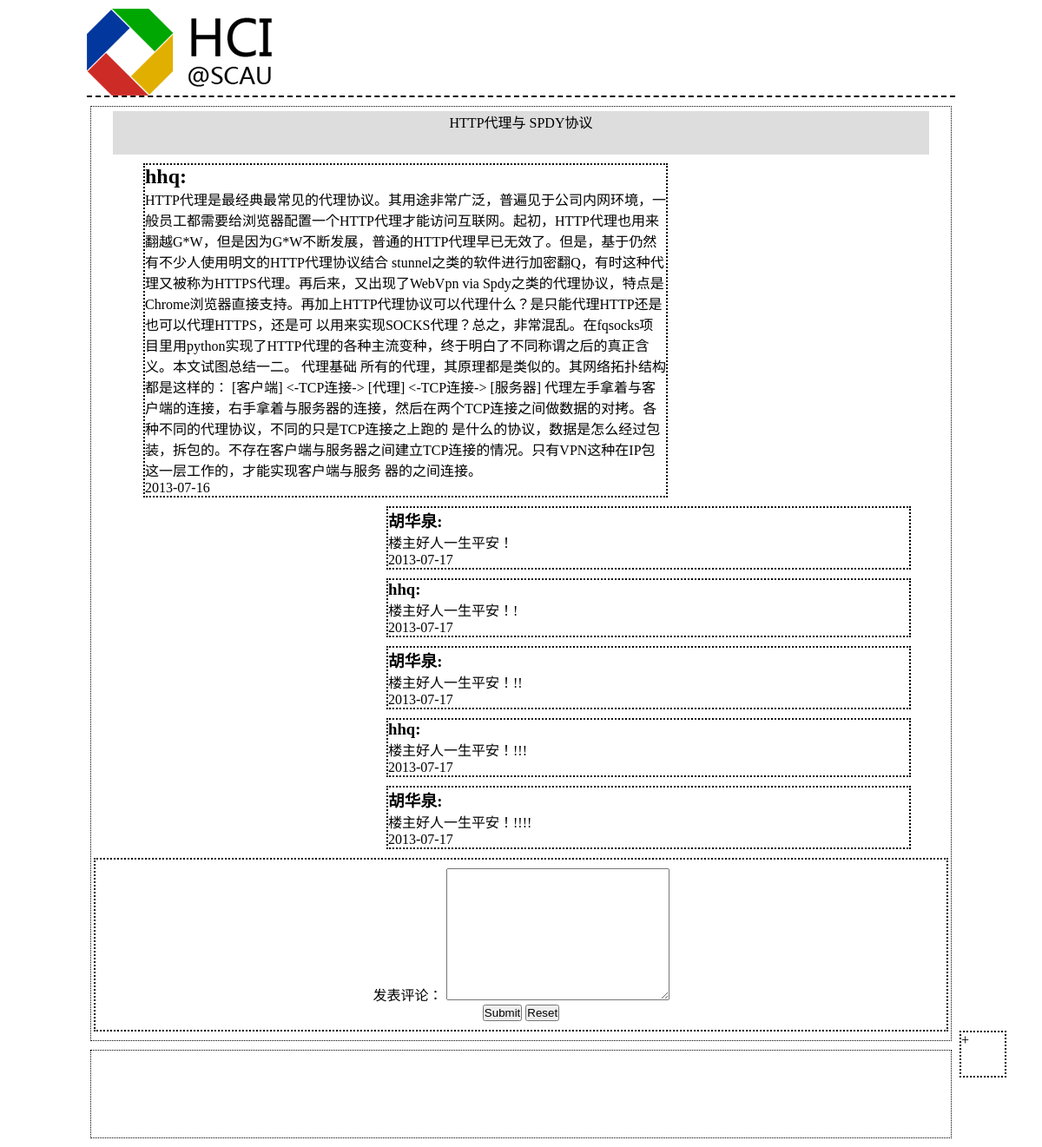
The page /Controller/onePostCon.php?postId=5 on the database its author committed.
### tables this page shows
CREATE TABLE IF NOT EXISTS `post` (
  `id` int(6) NOT NULL AUTO_INCREMENT,
  `title` varchar(50) NOT NULL,
  `content` longtext NOT NULL,
  `type` int(1) NOT NULL,
  `point` int(5) NOT NULL DEFAULT '0',
  `deleted` int(1) NOT NULL,
  `post_date` date NOT NULL,
  `state` int(1) NOT NULL,
  `authority` int(11) NOT NULL,
  `board_id` int(11) NOT NULL,
  `user_id` int(11) NOT NULL,
  PRIMARY KEY (`id`),
  KEY `board_id` (`board_id`),
  KEY `user_id` (`user_id`)
);

CREATE TABLE IF NOT EXISTS `user` (
  `id` int(11) NOT NULL AUTO_INCREMENT,
  `account` varchar(20) NOT NULL,
  `score` int(10) NOT NULL,
  `level` int(3) NOT NULL,
  `authority` int(11) NOT NULL,
  `password` varchar(255) NOT NULL,
  PRIMARY KEY (`id`)
);

### Controller/onePostCon.php (called while the page is built, shortened)
<?php
	require_once(ROOT . DS . "View" . DS. "postHeader.php");
	$postId = $_GET['postId'];
	$sql = "SELECT * FROM `post` WHERE id='$postId'";
	$query = mysql_query($sql);
	while($post_rows = mysql_fetch_array($query)) {
		$user = mysql_fetch_array(mysql_query("SELECT account FROM `user` WHERE id='$post_rows[user_id]'"));
		$post_user = $user[0];
		$post_title = $post_rows['title'];
		$post_content = $post_rows['content'];
		$post_date = $post_rows['post_date'];
	}
	$comment_sql = "SELECT * FROM `comment` WHERE post_id='$postId'";
	$comment_query = mysql_query($comment_sql);
	$commentContent = array();
	$commentUser = array();
	$commentDate = array();
	while($comment_rows = mysql_fetch_array($comment_query)) {
		array_push($commentContent, $comment_rows['content']);
		$comment_user = mysql_fetch_array(mysql_query("SELECT account FROM `user` WHERE id='$comment_rows[user_id]'"));
		array_push($commentUser, $comment_user[0]);
		array_push($commentDate, $comment_rows['comment_date']);
	}
	include_once(ROOT . DS . "View" . DS . "onePostView.php");
?>

### View/onePostView.php (the view)
			<div id="postTitle"><?php echo $post_title;?></div>
			<div id="msg">
			<h2><?php echo $post_user;?>:</h2>
			<p><?php echo $post_content;?></p>
			<p><?php echo $post_date;?></p>
			</div>
<?php
	foreach ($commentUser as $key => $commentuser) {
?>
			<div class="comment">
				<h3><?php echo $commentuser;?>:</h3>
				<p><?php echo $commentContent[$key];?></p>
				<p><?php echo $commentDate[$key];?></p>
			</div>
<?php
	}
?>

### View/postHeader.php (shortened to what this page needs)
<!DOCTYPE html PUBLIC "-//W3C//DTD XHTML 1.0 Transitional//EN" "http://www.w3.org/TR/xhtml1/DTD/xhtml1-transitional.dtd">
<html xmlns="http://www.w3.org/1999/xhtml" xml:lang="en">
<head>
	<link rel="stylesheet" href="../stylesheets/post.css" />
</head>
<body>
	<div id="body">
		<div id="header">
			<a href="/HCI-forum"><img src="/HCI-forum/images/logo.png" alt="logo" /></a>
		</div>
		<div id="main">

### stylesheets/post.css (style rules this page uses)
* { margin: 0; padding: 0; list-style: none; outline: none; text-decoration: none; }
#body { width: 1000px; margin: 10px auto; }
#header { width: 100%; height: 100px; margin: 0 auto; border-bottom: 2px dashed; }
#main { width: 99%; margin: 10px auto; border: 1px dotted #000; }
#postTitle { width: 95%; height: 50px; margin: 5px auto; text-align: center; background: #ddd; }
#msg { width: 600px; margin: 10px 0px 10px 60px; border: 2px dotted #000; word-wrap:break-word; overflow:hidden; }
.comment { width: 600px; margin: 10px 0px 10px 340px; border: 2px dotted #000; }
#send-comment { width: 99%; margin: 10px auto; padding: 10px 0; border: 2px dotted #000; text-align: center; }
#control-panel { width: 50px; height: 50px; position: fixed; bottom: 80px; margin-left: 1000px; border: 2px dotted #000; }
#footer { width: 99%; height: 100px; margin: 10px auto; border: 1px dotted #000; }

### rows shown on the page
post: title "HTTP代理与 SPDY协议", content "HTTP代理是最经典最常见的代理协议。其用途非常广泛，普遍见于公司内网环境，一般员工都需要给浏览器配置一个HTTP代理才能访问互联网。起初，HTTP代理也用来翻越G*W，但是因为G*W不断发展，普通的HTTP代理早已无效了。但是，基于仍然有不少人使用明文的HTTP代理协议结合 stunnel之类的软件进行加密翻Q，有时这种代理又被称为HTTPS代理。再后来，又出现了WebVpn via Spdy之类的代理协议，特点是Chrome浏览器直接支持。再加上HTTP代理协议可以代理什么？是只能代理HTTP还是也可以代理HTTPS，还是可 以用来实现SOCKS代理？总之，非常混乱。在fqsocks项目里用python实现了HTTP代理的各种主流变种，终于明白了不同称谓之后的真正含义。本文试图总结一二。 代理基础 所有的代理，其原理都是类似的。其网络拓扑结构都是这样的： [客户端] <-TCP连接-> [代理] <-TCP连接-> [服务器] 代理左手拿着与客户端的连接，右手拿着与服务器的连接，然后在两个TCP连接之间做数据的对拷。各种不同的代理协议，不同的只是TCP连接之上跑的 是什么的协议，数据是怎么经过包装，拆包的。不存在客户端与服务器之间建立TCP连接的情况。只有VPN这种在IP包这一层工作的，才能实现客户端与服务 器的之间连接。", post_date "2013-07-16"
user: account "hhq"
user: account "胡华泉"

### other values the page prints
$commentContent[$key] "楼主好人一生平安！"
$commentDate[$key] "2013-07-17"
$commentuser "hhq"
$commentContent[$key] "楼主好人一生平安！!"
$commentContent[$key] "楼主好人一生平安！!!"
$commentContent[$key] "楼主好人一生平安！!!!"
$commentContent[$key] "楼主好人一生平安！!!!!"
